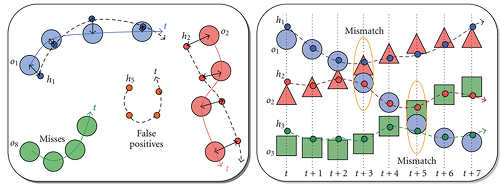
#> input picture py-motmetrics-develop/motmetrics/etc/mot.png, 500 x 189 px
$ python -i draw.py   (imports and definitions only)
#> lines starting #> are read from the running program, lines starting #| are printed output that depends on the picture
#> further down, picture is the input picture: shape (189, 500, 3); mean B, G, R 230.6, 231.8, 232
import cv2
import numpy as np
from .color import *


# [60 lines left out: functions put_text_on_image, display_text_on_image, display_text_on_image_top_middle, draw_corners_on_image, not called in this run]


def draw_edges(tmp_img):
    blur = cv2.bilateralFilter(tmp_img, 3, 75, 75)
    edges = cv2.Canny(blur, 150, 250, 3)
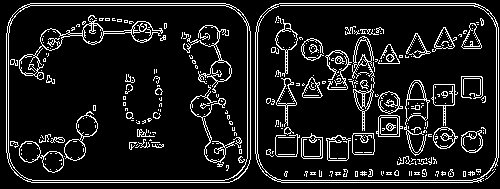
#> edges: shape (189, 500); 11.4% white in thin lines or dots
    edges = cv2.cvtColor(edges, cv2.COLOR_GRAY2RGB)
#> edges: shape (189, 500, 3); 11.4% white in thin lines or dots
    # Overlap image and edges together
    tmp_img = np.bitwise_or(tmp_img, edges)
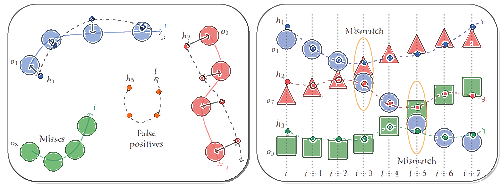
#> tmp_img: shape (189, 500, 3); mean B, G, R 237.1, 238.2, 238.2
    # tmp_img = cv2.addWeighted(tmp_img, 1 - edges_val, edges, edges_val, 0)
    return tmp_img  # have to return tmp_img


# [40 lines left out: functions draw_arrow, draw_bbox_legend, not called in this run]

>>> import cv2
>>> picture = cv2.imread('../../py-motmetrics-develop/motmetrics/etc/mot.png')
>>> result = draw_edges(picture)
